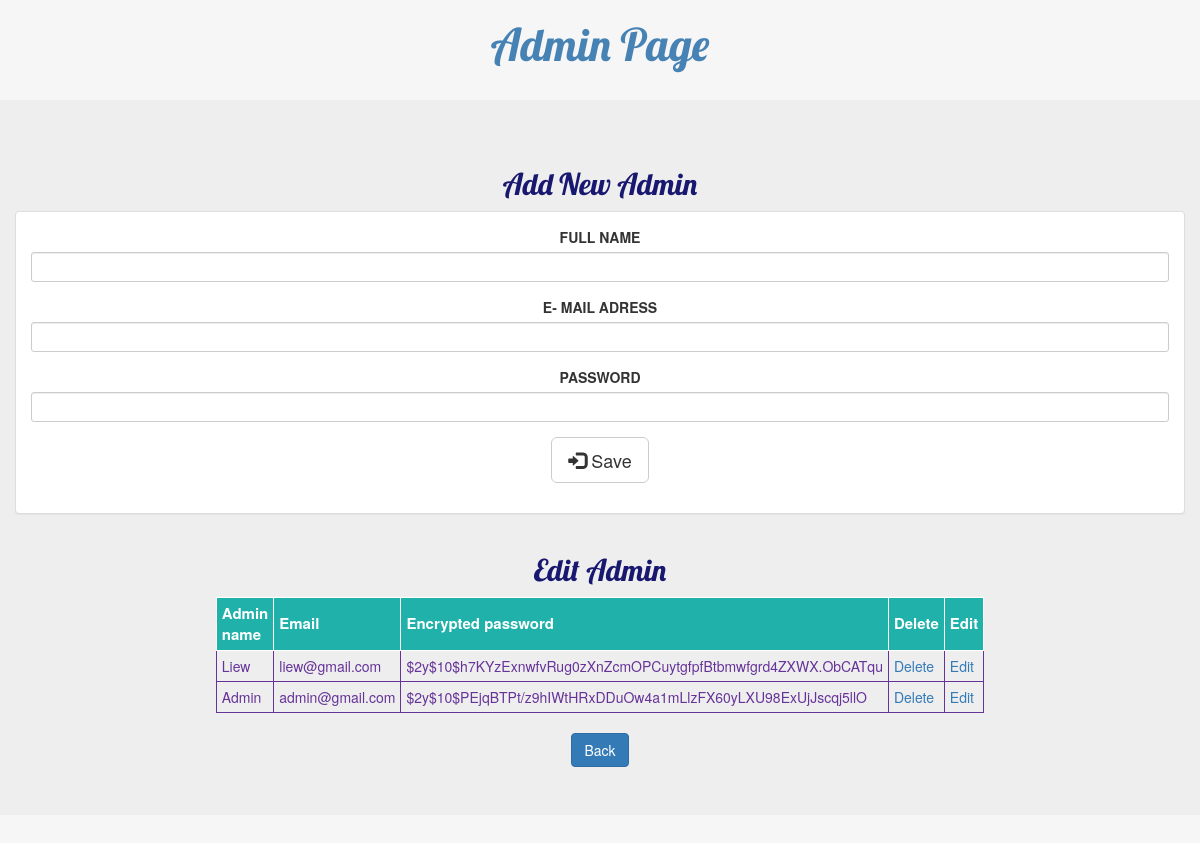
/admin/register.php, run on the app's committed database.
### tables this page shows
CREATE TABLE `users` (
  `user_id` int(11) NOT NULL,
  `name` varchar(50) NOT NULL,
  `email` varchar(50) NOT NULL,
  `password` varchar(300) NOT NULL,
  `time_joined` time NOT NULL,
  `date_joined` date NOT NULL,
  `user_status` text NOT NULL
);

### admin/register.php (the view, shortened to what this page needs)
<?php
require_once "pdo.php";
$stmt = $pdo->query("SELECT name, email, password, user_id FROM users");
$rows = $stmt->fetchAll(PDO::FETCH_ASSOC);
?>
<!DOCTYPE html>
<head>
<link rel="stylesheet" href="css/font-awesome.min.css">
<link rel="stylesheet" href="css/bootstrap.min.css">
</head>
<body>
<center>
<h1>Admin Page</h1>
<br>
<div class="jumbotron" >
<div class="container">
<div class="row">
<h3>Add New Admin</h3>
<div class="col-md-18 col-md-push-3">
<div class="panel panel-default">
<div class="panel-body">
<form method="POST" id="register-form">
  <div class="form-group">
<label class="control-label" for="name">FULL NAME</label>
<input class="form-control input-sm" type="text" name="name" />
</div>
<div class="form-group">
<label class="control-label" for="email">E- MAIL ADRESS</label>
<input class="form-control input-sm" type="email" name="email" id="email" />
</div>
<div class="form-group">
<label class="control-label" for="password">PASSWORD</label>
<input class="form-control input-sm" type="password" name="password" />
</div>
<div class="form-group">
<button type="submit"  class="btn btn-default btn-lg" name="sub">
<span class="glyphicon glyphicon-log-in"></span> Save</button>
</div>
</div>
</div>
</div>
</div>
</div>
    <h3>Edit Admin</h3>
    <table>
            <?php
			echo "<tr><th>Admin name</th>";
			echo "<th>Email</th>";
			echo "<th>Encrypted password</th>";
			echo "<th>Delete</th>";
			echo "<th>Edit</th></tr>";
            foreach ( $rows as $row ) {
                echo "<tr><td>";
                echo($row['name']);
                echo("</td><td>");
                echo($row['email']);
                echo("</td><td>");
                echo($row['password']);
                echo("</td><td>");
                echo('<a href="delete.php?user_id='.$row['user_id'].'">Delete</a> ');
                echo("</td><td>");
                echo('<a href="edit.php?user_id='.$row['user_id'].'">Edit</a> ');
                echo("</td></tr>\n");
            }
            ?>
    </table><br>
	<a class="btn btn-primary"  href="view.php">Back</a>
	</center></div>
</body>
</html>

### admin/register.php (style rules this page uses)
h1,h3 { font-family: Lobster, sans-serif; }
h1 { font-size: 45px; color:#4682B4; }
h3 { font-size: 30px; color:#191870; }
body { background:#F6F6F6; }
table, td, th { color:#663399; border: 1px solid; text-align: left; padding: 5px; }
table { width: 60%; border-collapse: collapse; }
th { font-size:15px; background-color: #20B2AA; color:white; }

### data on the page
users: name "Liew", email "liew@gmail.com", password "$2y$10$h7KYzExnwfvRug0zXnZcmOPCuytgfpfBtbmwfgrd4ZXWX.ObCATqu"
users: name "Admin", email "admin@gmail.com", password "$2y$10$PEjqBTPt/z9hIWtHRxDDuOw4a1mLlzFX60yLXU98ExUjJscqj5llO"
